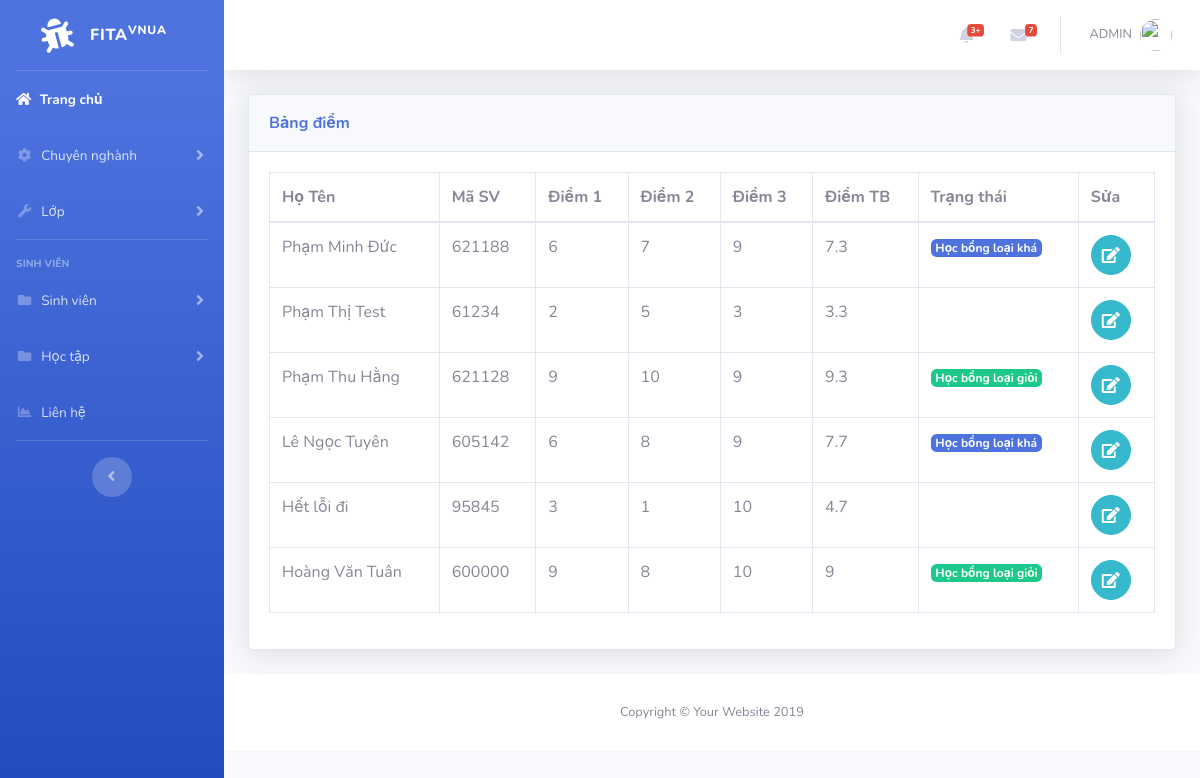
/point.php, run on an earlier commit of the app's database.
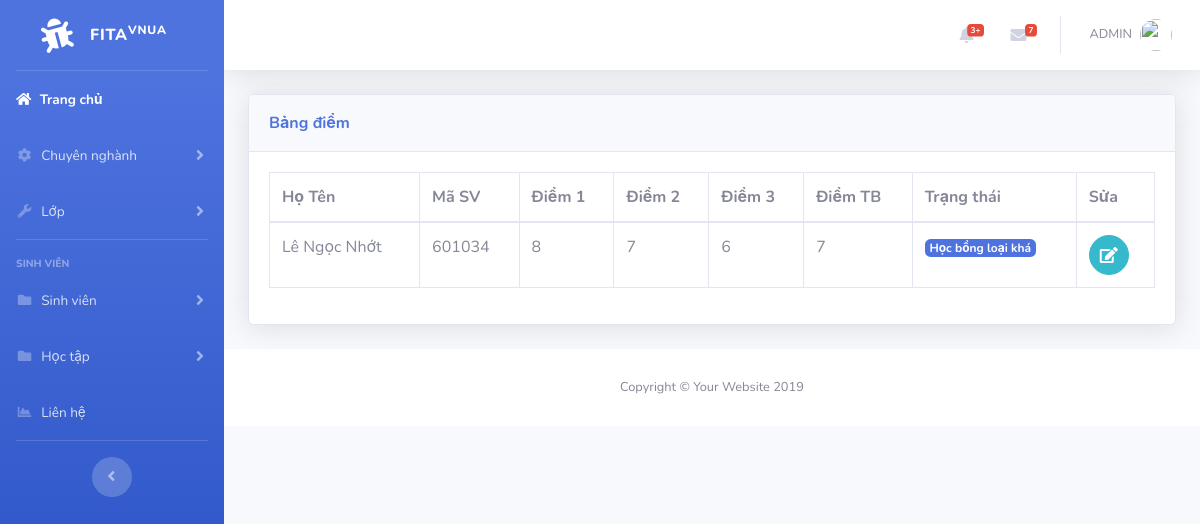
And on a later commit of the database.
### tables this page shows
CREATE TABLE `student` (
  `id` int(11) NOT NULL,
  `name` varchar(50) NOT NULL,
  `code` varchar(6) NOT NULL,
  `class` varchar(50) NOT NULL,
  `phone` varchar(50) NOT NULL,
  `email` varchar(50) NOT NULL,
  `id_pos` int(6) NOT NULL
);

CREATE TABLE `points` (
  `id` int(11) NOT NULL,
  `id_sv` int(11) NOT NULL,
  `diem1` varchar(50) NOT NULL,
  `diem2` varchar(50) NOT NULL,
  `diem3` varchar(50) NOT NULL,
  `tbc` varchar(50) NOT NULL
);

### point.php (the view, shortened to what this page needs)
<?php
include('includes/header.php');
include('includes/navbar.php');
include('includes/connect.php');
?>
<div class="container-fluid">
<div class="card shadow mb-4">
  <div class="card-header py-3">
    <h7 class="m-0 font-weight-bold text-primary">Bảng điểm
    </h7>
  </div>
  <div class="card-body">
  <div class="table-responsive">
<?php
$query_3="SELECT student.name,code, points.id, diem1, diem2, diem3, tbc FROM student INNER JOIN points ON student.id = points.id_sv";
$query_run3=mysqli_query($connect,$query_3);
 ?>
      <table class="table table-bordered" id="dataTable" width="100%" cellspacing="0">
        <thead>
          <tr>
            <th>Họ Tên</th>
            <th>Mã SV</th>
            <th>Điểm 1</>
            <th>Điểm 2</th>
            <th>Điểm 3</th>
            <th>Điểm TB</th>
            <th>Trạng thái</th>
            <th>Sửa</th>
          </tr>
        </thead>
        <tbody>
          <?php
              if(mysqli_num_rows($query_run3)>0)
              {
                while($row=mysqli_fetch_assoc($query_run3))
                {
                  ?>
                      <tr>
                        <td><?php echo $row['name']; ?></td>
                        <td><?php echo $row['code']; ?></td>
                        <td><?php echo $row['diem1']; ?></td>
                        <td><?php echo $row['diem2']; ?></td>
                        <td><?php echo $row['diem3']; ?></td>
                        <td><?php echo round($row['tbc'],1); ?></td>
                        <td>
                            <?php
                                if($row['tbc']>=8)
                                {
                                    echo '<span class="badge badge-success">Học bổng loại giỏi</span>';
                                }
                                if($row['tbc']>=7 && $row['tbc']<8 )
                                {
                                    echo '<span class="badge badge-primary">Học bổng loại khá</span>';
                                }
                                else
                                {
                                    echo ' ';
                                }
                            ?>
                        </td>
                        <td>
                            <form action="edit_point.php" method="post">
                                <button  type="submit" name="edit_point" class="btn btn-info btn-circle"><i class="fa fa-edit edit"></i></button>
                            </form>
                        </td>
                      </tr>
                  <?php
                }
              }
              else
              {
                echo "Not found";
              }
           ?>
        </tbody>
      </table>
    </div>
  </div>
</div>
</div>
<?php
include('includes/footer.php');
?>

What changed in the data, as far as the page shows it:
removed student: name "Phạm Minh Đức", code "621188", points.diem1 "6", points.diem2 "7", points.diem3 "9", points.tbc "7.3", shows "Học bổng loại khá"
removed student: name "Phạm Thị Test", code "61234", points.diem1 "2", points.diem2 "5", points.diem3 "3", points.tbc "3.3"
removed student: name "Phạm Thu Hằng", code "621128", points.diem1 "9", points.diem2 "10", points.diem3 "9", points.tbc "9.3", shows "Học bổng loại giỏi"
removed student: name "Lê Ngọc Tuyên", code "605142", points.diem1 "6", points.diem2 "8", points.diem3 "9", points.tbc "7.7", shows "Học bổng loại khá"
removed student: name "Hết lỗi đi", code "95845", points.diem1 "3", points.diem2 "1", points.diem3 "10", points.tbc "4.7"
removed student: name "Hoàng Văn Tuân", code "600000", points.diem1 "9", points.diem2 "8", points.diem3 "10", points.tbc "9", shows "Học bổng loại giỏi"
added student: name "Lê Ngọc Nhớt", code "601034", points.diem1 "8", points.diem2 "7", points.diem3 "6", points.tbc "7", shows "Học bổng loại khá"
